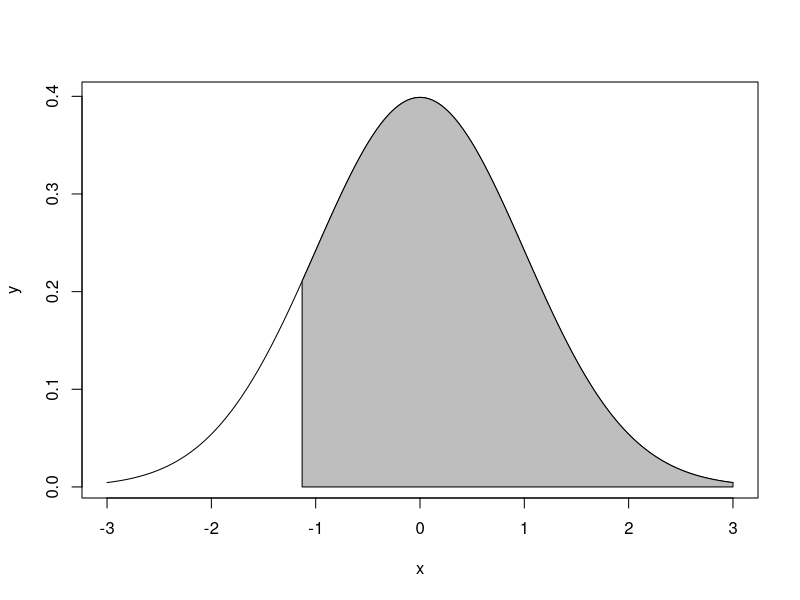
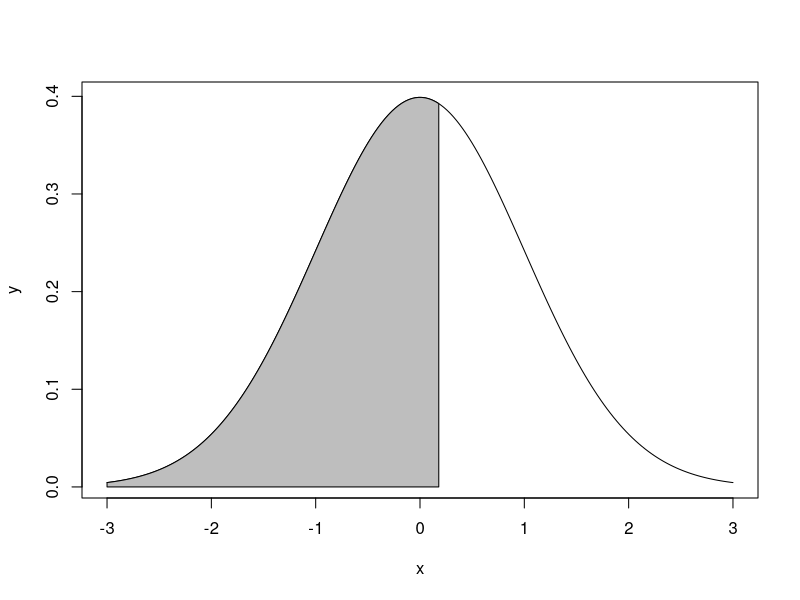
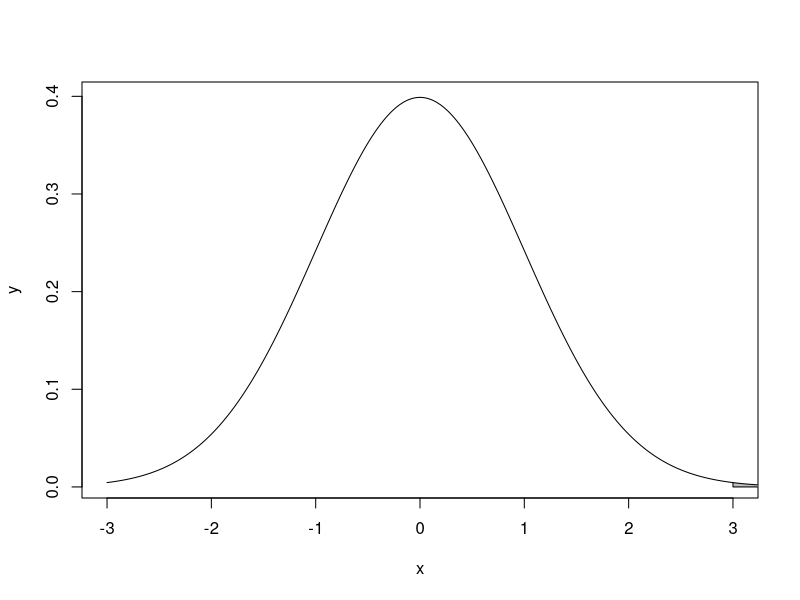
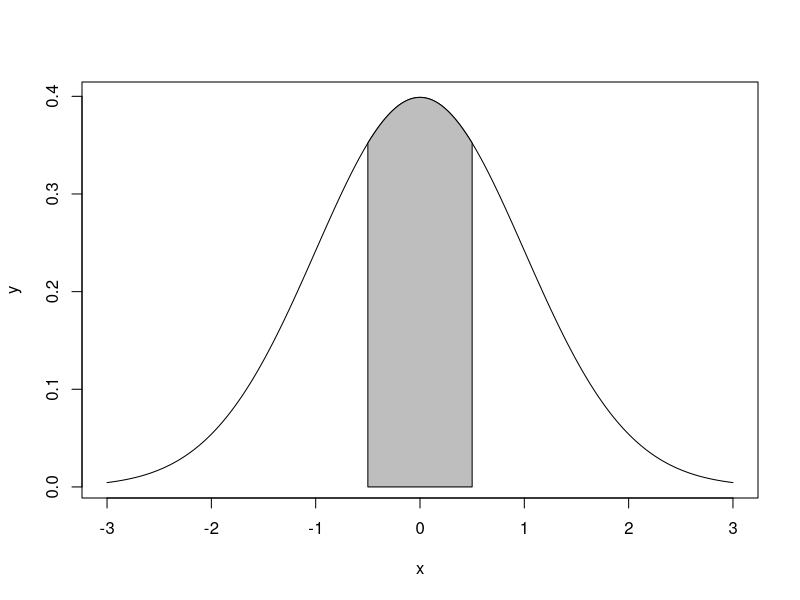

Write the R code that produced these figures, in order.
## ---- chunk 1
knitr::opts_chunk$set(echo = TRUE)
## ---- chunk 2
1 - pnorm(-1.13, 0, 1)

x=seq(-3,3,length=200)
y=dnorm(x,mean=0,sd=1)
plot(x,y,type="l")
x=seq(-1.13,3,length=100)
y=dnorm(x,mean=0,sd=1)
polygon(c(-1.13,x,3),c(0,y,0),col="grey")
## ---- chunk 3
pnorm(0.18, 0, 1)

x=seq(-3,3,length=200)
y=dnorm(x,mean=0,sd=1)
plot(x,y,type="l")
x=seq(-3,0.18,length=100)
y=dnorm(x,mean=0,sd=1)
polygon(c(-3,x,0.18),c(0,y,0),col="grey")
## ---- chunk 4
1 - pnorm(8, 0, 1)

x=seq(-3,3,length=200)
y=dnorm(x,mean=0,sd=1)
plot(x,y,type="l")
x=seq(8,3,length=100)
y=dnorm(x,mean=0,sd=1)
polygon(c(8,x,3),c(0,y,0),col="grey")
## ---- chunk 5
pnorm(0.5, 0, 1) - pnorm(-0.5, 0, 1)

x=seq(-3,3,length=200)
y=dnorm(x,mean=0,sd=1)
plot(x,y,type="l")
x=seq(-.5,.5,length=100)
y=dnorm(x,mean=0,sd=1)
polygon(c(-.5,x,.5),c(0,y,0),col="grey")
## ---- chunk 6
(4948-4313)/583
## ---- chunk 7
(5513-5261)/807
## ---- chunk 8
pnorm(1.09, 0, 1)
## ---- chunk 9
pnorm(.31,0,1)
## ---- chunk 10
heights <- c(54,55,56,56,57,58,58,59,60,60,60,61,61,62,62,63,63,63,64,65,65,67,67,69,73)

within1sd <- heights[heights >= 61.52 - 4.58 & heights <= 61.52 + 4.58]
length(within1sd)/length(heights)

within2sd <- heights[heights >= 61.52 - (2*4.58) & heights <= 61.52 + (2*4.58)]
length(within2sd)/length(heights)

within3sd <- heights[heights >= 61.52 - (3*4.58) & heights <= 61.52 + (3*4.58)]
length(within3sd)/length(heights)
## ---- chunk 11
(1-.02)^9*(.02)
## ---- chunk 12
choose(100,0)*(.02)^0*(1-.02)^100
## ---- chunk 13
1/.02
## ---- chunk 14
sqrt((1-.02)/(.02)^2)
## ---- chunk 15
1/.05
## ---- chunk 16
sqrt((1-.05)/(.05)^2)
## ---- chunk 17
choose(3,2)*(.51)^2*(1-.51)^1
## ---- chunk 18
BBG = .51*.51*.49
BGB = .51*.49*.51
GBB = .49*.51*.51

BBG+BGB+GBB
## ---- chunk 19
choose(8,3)
## ---- chunk 20
choose(9,2)*(.15)^3*(1-.15)^7
## ---- chunk 21
choose(9,2)*(.15)^2*(1-.15)^7
## ---- chunk 22
0.2596674*.15
